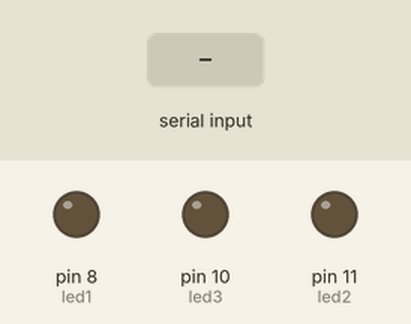
Simulated run of this sketch. Board: Arduino Uno, built with avr-gcc and run on an emulated ATmega328P. Parts: output pins drawn as LEDs (lit = HIGH). Inputs (shaded band) come from the test bench.

Above: at 2.2 s.
2.3 s: "90;45\n" received over Serial
At 3.5 s:
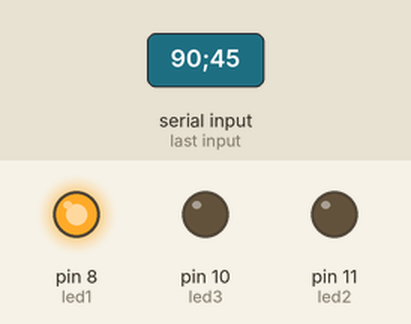
3.8 s: ";" received over Serial
At 4.7 s:
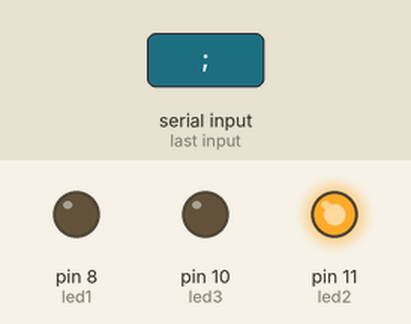
5.3 s: "30;150\n" received over Serial
At 6.0 s:
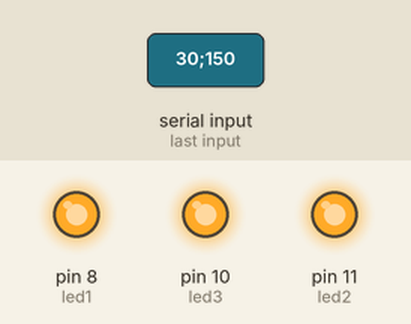
Timing chart, 0 to 8.3 s (numbered marks = the images above; inputs shaded):
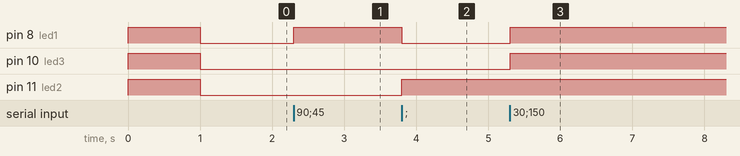

Measured:
- after the input at 2.3 s, pin 8 (led1): LOW → HIGH at once
- after the input at 3.8 s, pin 8 (led1): HIGH → LOW at once; pin 11 (led2): LOW → HIGH at once
- after the input at 5.3 s, pin 8 (led1), pin 10 (led3): LOW → HIGH at once

The sketch:

main.ino
```cpp
const int led1 = 8;
const int led2 = 11;
const int led3 = 10;

String value;
const char delim = ';';
int data[3];

char buffer[3];
int bufferIndex=0;

int dataIndex = 0;

int* leds;

void setup() {
  // put your setup code here, to run once:
  Serial.begin(9600);
  Serial.setTimeout(1);
  pinMode(led1, OUTPUT);
  pinMode(led2, OUTPUT);
  pinMode(led3, OUTPUT);

  digitalWrite(led1, HIGH);
  digitalWrite(led2, HIGH);
  digitalWrite(led3, HIGH);

  leds = data;

  delay(1000);
}

void readBuffer()
{
  if (Serial.available())
  {
    char c = Serial.read();
    buffer[bufferIndex] = c;
    bufferIndex++;

  }
}

void parseBuffer()
{


  if (buffer[bufferIndex-1] == ';')
  {

    buffer[bufferIndex-1] = '\0';

    int newData = atoi(buffer);

    data[dataIndex] = newData;

    dataIndex++;
    dataIndex %= sizeof(data)/sizeof(*data);

    bufferIndex = 0;

    for (int j = 0; j < sizeof(buffer)/sizeof(*buffer); j++)
    {
      buffer[j] = 1;
    }

  }
}


void loop() {
  // put your main code here, to run repeatedly:
  // put your main code here, to run repeatedly:
  readBuffer();
  parseBuffer();

  digitalWrite( led1 , leds[0]);
  digitalWrite( led2 , leds[1]);
  digitalWrite( led3 , leds[2]);
}
```
